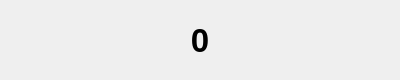
<?xml version="1.0" encoding="UTF-8"?>
<ui version="4.0">
 <class>Rich</class>
 <widget class="QWidget" name="Rich">
  <property name="geometry">
   <rect>
    <x>0</x>
    <y>0</y>
    <width>400</width>
    <height>80</height>
   </rect>
  </property>
  <property name="windowTitle">
   <string>Form</string>
  </property>
  <layout class="QHBoxLayout" name="horizontalLayout">
   <item>
    <widget class="QLabel" name="Moneylabel">
     <property name="font">
      <font>
       <pointsize>25</pointsize>
       <weight>75</weight>
       <bold>true</bold>
      </font>
     </property>
     <property name="text">
      <string>0</string>
     </property>
     <property name="alignment">
      <set>Qt::AlignCenter</set>
     </property>
    </widget>
   </item>
  </layout>
 </widget>
 <resources/>
 <connections/>
</ui>
